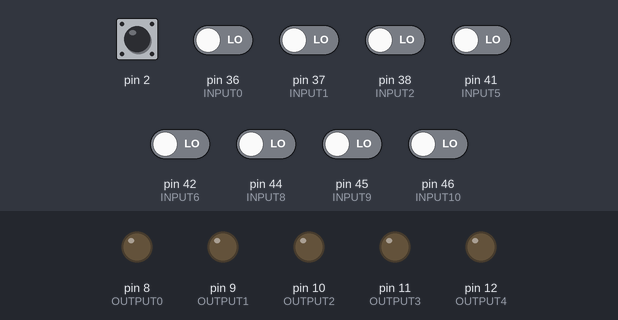
Recording of a program running on a simulated Arduino Mega 2560, built with avr-gcc and run on an emulated ATmega2560. Shown: output pins drawn as LEDs (lit = HIGH). Dashed ring = blinking. Inputs (shaded band) come from the test bench; at power-on: pin 2 HIGH, pin 36 (INPUT0), pin 37 (INPUT1), pin 38 (INPUT2), pin 41 (INPUT5), pin 42 (INPUT6), pin 44 (INPUT8), pin 45 (INPUT9), pin 46 (INPUT10) LOW. What the program prints to the serial monitor is not drawn.

Above: at 1.2 s.
1.3 s: pin 42 (INPUT6) driven HIGH
At 2.5 s:
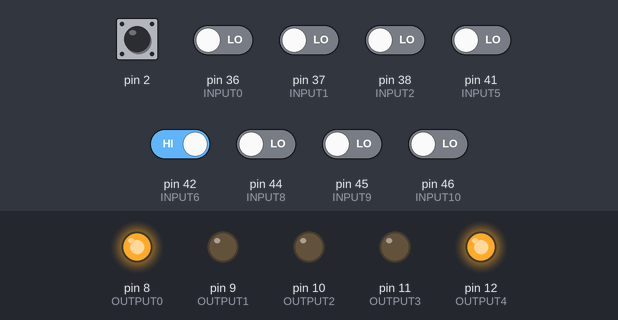
2.8 s: pin 37 (INPUT1) driven HIGH
At 4.0 s:
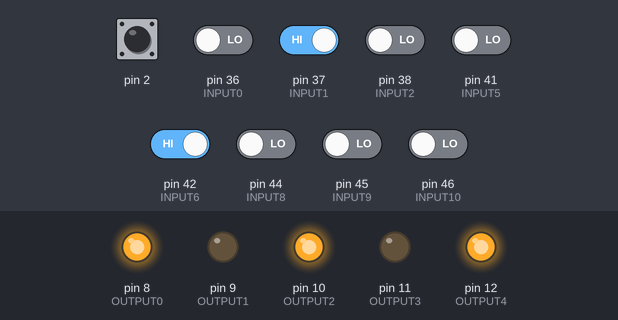
5.8 s: pin 36 (INPUT0) driven HIGH
At 8.4 s:
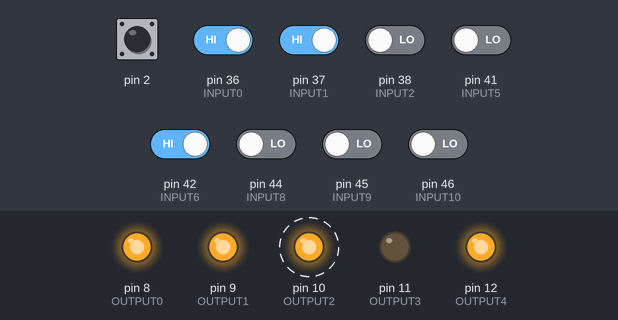
8.8 s: pin 41 (INPUT5) driven HIGH
11.8 s: pin 37 (INPUT1) driven LOW
At 14.7 s:
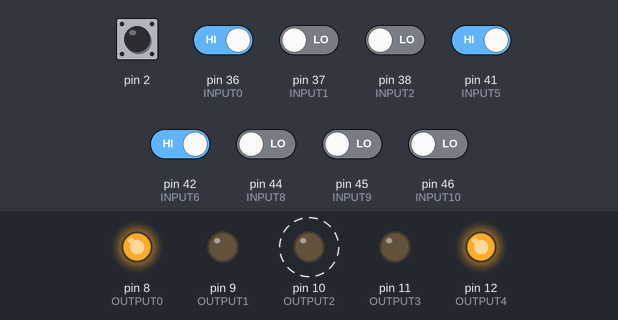
14.8 s: pin 38 (INPUT2) driven HIGH
At 15.4 s:
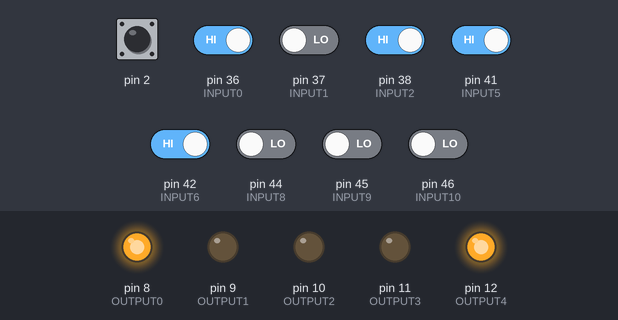
Timing chart, 0 to 17.3 s (numbered marks = the images above; inputs shaded):
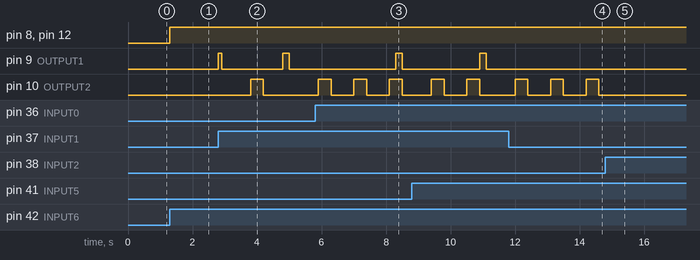

Measured:
- after the input at 1.3 s, pin 8 (OUTPUT0), pin 12 (OUTPUT4): LOW → HIGH at once
- after the input at 2.8 s, pin 9 (OUTPUT1): LOW → HIGH at once, → LOW 0.10 s later, → HIGH 1.9 s later, → LOW 0.20 s later; pin 10 (OUTPUT2): LOW → HIGH after 1.0 s, → LOW 0.40 s later
- after the input at 5.8 s, pin 10 (OUTPUT2): alternates HIGH for 0.40 s and LOW for 0.70 s, starting after 1.2 s
- after the input at 11.8 s, pin 9 (OUTPUT1): stays LOW (without the input it goes to HIGH after 1.7 s)
- after the input at 14.8 s, pin 10 (OUTPUT2): stops changing and stays LOW

The program:

main.cpp
```cpp
#include "Function.h"

void setup(){

  //Set up serial communication for UART communication
  Serial.begin(9600);

  //setup input and output pins
  pinSetup();

  //attach an interrupt pin to detect the falling signal (HIGH to LOW) of the digital pin 2 (STOP button)
  attachInterrupt(0,stopButtonPressed,FALLING);
}

void loop(){

  //triggered when the system is closed
  if(!isSystemStart){

    //close the conveyors when the system is closed
    if(!isConveyorClosed){

      //stop the conveyor line
      digitalWrite(OUTPUT0,LOW);  //upper conveyor
      digitalWrite(OUTPUT4,LOW);  //lower conveyor
    }

    //triggered when the START button is pressed
    if(digitalRead(INPUT6) == HIGH){

      //changing the flag for current state of the system
      isSystemStart = true;

      //start the conveyor line
      digitalWrite(OUTPUT0,HIGH); //upper conveyor
      digitalWrite(OUTPUT4,HIGH); //lower conveyor

      //change the flag that the conveyor is not closed (is open)
      isConveyorClosed = false;
    }
  }

  //looping when the system is in start state
  while(isSystemStart){

    //check if the object is metal
    if(digitalRead(INPUT0) == HIGH && !isMetal){

      //setup the buffer timer
      metalBufferTimer = millis() / 100;

      //object is metal
      isMetal = true;
    }

    //reset the flag every 2.5 seconds
    if((millis()/100 - metalBufferTimer) > 25){

      //reset flag for next detection
      isMetal = false;
    }

    //condition to triggered: the object is not metal, when there are object detected by INPUT1, plactic head in slot < 6, check if the current plastic is pushed
    if(!isMetal&&digitalRead(INPUT1) == HIGH && plasticHeadInSlot < 6 && !isPlasticPushed){

      //start the sort solenoid
      digitalWrite(OUTPUT1,HIGH);

      //check if the plastic is pushed
      isPlasticPushed = true;

      //timer for plastic head rolling from sort solenoid to rotary solenoid
      plasticRollingInSlotTimer = millis() / 100;

      //setup timer for avoiding bouncing situation (overcounting)
      sortPlasticBufferTimer = millis() / 100;

      //setup timer for sort solenoid return
      sortSolenoidReturnTimer = millis() / 100;

      //increase the plastic head in slot counter by 1
      plasticHeadInSlot++;

    }

    //reset counter after the buffer time of 2 seconds
    if((millis()/100 - sortPlasticBufferTimer) > 20){

      //reset flag that the plastic is pushed down
      isPlasticPushed = false;
    }

    //triggered condition: sort solenoid is triggered and the time span > 0.1 second
    if(digitalRead(INPUT9) == LOW && (millis()/100 - sortSolenoidReturnTimer) > 1){

      //retact the sort solenoid
      digitalWrite(OUTPUT1,LOW);
    }

    //update the flag that there is plastic head prepared to be assemblied
    if(digitalRead(INPUT2)==LOW){ //low = nothing

      //update flag
      isPlasticPrepared = false;
    }else{

      //update flag
      isPlasticPrepared = true;
    }

    //triggered condition: rolling time > 1 second, there is plastic to be assemblied, plastic head stock in slot > 0, rotary solenoid is not open
    if((millis()/100 - plasticRollingInSlotTimer) > 10 && !isPlasticPrepared && plasticHeadInSlot > 0 && !isRotarySolenoidOpen){

      //open the rotary solenoid
      digitalWrite(OUTPUT2,HIGH);

      //flag that rotary solenoid is opened
      isRotarySolenoidOpen = true;

      //setup timer for rotary solenoid to return
      rotarySolenoidReturnTimer = millis()/100;

    }

    //trigger condition: rotary solenoid is opened, rotary solenoid opening time > 0.3 second
    if(isRotarySolenoidOpen && (millis()/100 - rotarySolenoidReturnTimer) > 3){

      //retact the rotary solenoid
      digitalWrite(OUTPUT2,LOW);

      //reset the rotary solenoid trigger flag when there are no object in the preparation state for the duration of 1 second
      if((millis()/100-rotarySolenoidReturnTimer)>10){
        isRotarySolenoidOpen = false;
      }

      //when there is plastic head in preparation state
      if(digitalRead(INPUT2)==HIGH){

        //reduce the plastic head remaining in the storing slot
        plasticHeadInSlot--;

        // reset the flag when there are plastic in preparation state
        isRotarySolenoidOpen = false;
      }
    }


    //triggered condition: metal, not assembly, is returning for assembly
    if(digitalRead(INPUT8)==HIGH&&digitalRead(INPUT3)==HIGH&&!isAssemblyFlowLooping){

      //limit the program run once
      isAssemblyFlowLooping = true;

      //reset the timer calculation only when the rejected metal is detected
      if(metalRejection==0){

        //reset timer
        rejectionMetalMovingBufferTimer = millis()/100;
      }

      //timer to detect the next object
      rejectionMetalCalculationBufferTime = millis()/100;

      //increase the counter for rejected metal by 1
      metalRejection++;
    }

    //reset the flag every 0.5 second avoid overcounting when the metal still remain in the non-assembly detection region
    if((millis()/100-rejectionMetalCalculationBufferTime) > 5){
      isAssemblyFlowLooping = false;
    }

    //triggered condition: is object in the rejection region
    if(digitalRead(INPUT5) == HIGH){

      //check the number of required metal rejection > 0, timer for metal moving towards the rejection region > 2 seconds,
      if(metalRejection > 0 && (millis()/100 - rejectionMetalMovingBufferTimer) > 20 && !isMetalRejectionFlowLooping){

        //start the rejection solenoid
        digitalWrite(OUTPUT3,HIGH);

        //setup the timer for rejection solenoid to return
        rejectionSolenoidReturnTimer = millis()/100;

        //limit the program run once
        isMetalRejectionFlowLooping = true;

        //reduce the counter for required rejection metal by 1
        metalRejection--;
      }else if(!isAssemblyCalculationFlowLooping && !isMetalRejectionFlowLooping){  //check whether message needed to be sent to robot arm arduino
        isAssemblyCalculationFlowLooping = true;

        assemblyCalculationTimer = millis()/100;
      }
    }


    if(isAssemblyCalculationFlowLooping && (millis()/100 - assemblyCalculationTimer) > 15){

      //Send message to robot arm arduino
      Serial.write(1);

      //reset flag
      isAssemblyCalculationFlowLooping = false;
    }

    //triggered condition: rejection solenoid is triggered and the time span > 0.1 second
    if(digitalRead(INPUT10)==LOW&&(millis()/100-rejectionSolenoidReturnTimer)>1){

      //retract the rejection solenoid
      digitalWrite(OUTPUT3,LOW);

      //reset the flag to avoid the over reduction of the counter for metal rejection
      isMetalRejectionFlowLooping = false;
    }
  }
}
```

Function.h
```cpp
#include <Arduino.h>

//input pin

//upper part
#define INPUT0 36 //metal detector
#define INPUT1 37 //object detector
//plastic slot
#define INPUT2 38 //plastic detector
//lower part1
#define INPUT3 39 //assembly detector (ACTIVE HIGH)
#define INPUT4 40 //object detector (ACTIVE HIGH) --> determine region (not used)
#define INPUT5 41 //object detector --> rejection region
//buttons
#define INPUT6 42 //ON button
#define INPUT7 43 //OFF button (ACTIVE HIGH)
//lower part2
#define INPUT8 44 //metal detector
//solenoid return detector
#define INPUT9 45 //sort solenoid return (metal detector) (upper) (ACTIVE HIGH)
#define INPUT10 46  //reject solenoid return (metal detector) (lower) (ACTIVE HIGH)

//output pin
#define OUTPUT0 8 //upper conveyor
#define OUTPUT1 9 //sort solenoid
#define OUTPUT2 10  //rotary solenoid
#define OUTPUT3 11  //rejection solenoid
#define OUTPUT4 12  //lower conveyor

//flag
bool isSystemStart = false; //current state of the system (changing during the start and stop action by the buttons)
bool isConveyorClosed = true; //current state of both (upper and lower) conveyors
bool isMetal = false;  //metal and non-metal flag --> result of the metal detection
bool isPlasticPrepared = false; //is plastic head prepared to be assemble with incoming metal
bool isAssemblyFlowLooping = false; //is the object is assembly
bool isAssemblyCalculationFlowLooping = false; //is the complete assembly pass-by
bool isPlasticPushed = false; //flag to determine plastic is pushed by the sort solenoid
bool isRotarySolenoidOpen = false;  //check is the rotary solenoid is opened
bool isMetalRejectionFlowLooping = false; //avoid the looping when the metal rejection process

//timer (every timer is being divide with 100 which is representing 1 = 0.1 second)
unsigned long metalBufferTimer;  //timing between object and seperator
unsigned long plasticRollingInSlotTimer;    //timer for the plastic head to rolling down from sort solenoid to the rotary solenoid
unsigned long rejectionMetalMovingBufferTimer;    //timer for rejection solenoid to work (avoid pushing the previous assembly)
unsigned long sortSolenoidReturnTimer;  //timer for sort selonoid to return
unsigned long rejectionSolenoidReturnTimer; //timer for rejection seloniod to return
unsigned long sortPlasticBufferTimer;   //avoid the bouncing (overcounting)
unsigned long rotarySolenoidReturnTimer;    //timer for rotary solenoid to return
unsigned long rejectionMetalCalculationBufferTime;  //timer to calculate the next object
unsigned long assemblyCalculationTimer; // buffer time to reset the calculation of the timer

//counter
byte plasticHeadInSlot = 0; //counter for the plastic head in the waiting slot
byte metalRejection = 0;  //counter for metal base (not assembly) needed for reject

//interrupt function
void stopButtonPressed(){
  isSystemStart = false;  //reset the state of the system
}

//setup for input and output pins
void pinSetup(){

  //setup input pins
  pinMode(INPUT0,INPUT);
  pinMode(INPUT1,INPUT);
  pinMode(INPUT2,INPUT);
  pinMode(INPUT3,INPUT);
  pinMode(INPUT4,INPUT);
  pinMode(INPUT5,INPUT);
  pinMode(INPUT6,INPUT);
  pinMode(INPUT7,INPUT);
  pinMode(INPUT8,INPUT);
  pinMode(INPUT9,INPUT);
  pinMode(INPUT10,INPUT);

  //setup output pins
  pinMode(OUTPUT0,OUTPUT);
  pinMode(OUTPUT1,OUTPUT);
  pinMode(OUTPUT2,OUTPUT);
  pinMode(OUTPUT3,OUTPUT);
  pinMode(OUTPUT4,OUTPUT);

  //initialize the state of output pins
  digitalWrite(OUTPUT0,LOW);
  digitalWrite(OUTPUT1,LOW);
  digitalWrite(OUTPUT2,LOW);
  digitalWrite(OUTPUT3,LOW);
  digitalWrite(OUTPUT4,LOW);
}
```
